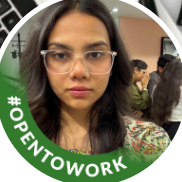
#> input picture web/muskan.png, 182 x 182 px; its folder holds only this picture in this run
$ python crop_v3.py
#> lines starting #> are read from the running program, lines starting #| are printed output that depends on the picture; after the words box and inside, x2 and y2 are one past the last pixel; in counts of white or black regions, pixels touching at a corner belong together
import cv2
import numpy as np
import glob
import os

def crop_profile(img_path):
#> called with img_path = 'web/muskan.png'
    print(f"Processing {img_path}")
    img = cv2.imread(img_path)
#> img is the input picture: shape (182, 182, 3); mean B, G, R 92.9, 118.2, 124.1
    if img is None: return

    # Convert to grayscale
    gray = cv2.cvtColor(img, cv2.COLOR_BGR2GRAY)
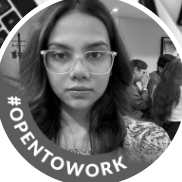
#> gray: shape (182, 182); min 0, max 255, mean 117.1

    # We know the circle has a white border. Let's threshold near-white pixels.
    # #FFFFFF is 255,255,255.
    _, thresh = cv2.threshold(gray, 245, 255, cv2.THRESH_BINARY)
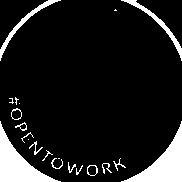
#> thresh: shape (182, 182); 11.3% white; 21 white regions (6 under 20 px)

    # Find contours
    contours, _ = cv2.findContours(thresh, cv2.RETR_TREE, cv2.CHAIN_APPROX_SIMPLE)
#> contours = 24 contours, 14 with area under 20; largest, box (x1, y1, x2, y2) and area: (121, 121, 182, 182) 1206, (0, 121, 61, 182) 1206, (121, 0, 182, 61) 287, (0, 0, 61, 61) 277, (11, 108, 22, 120) 88

    best_circle = None
    best_score = 0

    for cnt in contours:
        area = cv2.contourArea(cnt)
        if area > 5000: # We expect a large circle
            # Get bounding box
            x,y,w,h = cv2.boundingRect(cnt)
            # A circle's bounding box is square
            aspect_ratio = float(w)/h
            if 0.9 < aspect_ratio < 1.1:
                # Calculate extent
                rect_area = w*h
                extent = float(area)/rect_area
                # A perfect circle has extent pi/4 ~ 0.785
                if 0.65 < extent < 0.9:
                    if area > best_score:
                        best_score = area
                        # We found the white circle border!
                        # The inner profile pic is slightly smaller.
                        r = w // 2
                        cx = x + r
                        cy = y + r
                        best_circle = (cx, cy, r)
#> this loop made 24 passes
#> area on passes 1, 2, 13, 14, 15, 16, 17, 18, 23, 24: 87.5, 76, 42.5, 29.5, 1206, 1206, 88, 79, 287, 277
#> after the loop, best_score = 0

    if best_circle:
        cx, cy, r = best_circle
        # shrink radius by 5% to drop the white border entirely
        r_inner = int(r * 0.95)
        x1 = max(0, cx - r_inner)
        y1 = max(0, cy - r_inner)
        x2 = min(img.shape[1], cx + r_inner)
        y2 = min(img.shape[0], cy + r_inner)

        cropped = img[y1:y2, x1:x2]
        cv2.imwrite(img_path, cropped)
        print(f"-> Successfully cropped {img_path}: center ({cx},{cy}), radius {r_inner}")
    else:
        print(f"-> Failed to find circle in {img_path}")

files = glob.glob("web/*.png")
# Restore originals first
os.system("cp /home/pseudo/.gemini/antigravity-ide/brain/ee56ce8c-1d74-4f56-878f-7706fc5917aa/.user_uploaded/media_1790643126283.png web/khagesh.png")
os.system("cp /home/pseudo/.gemini/antigravity-ide/brain/ee56ce8c-1d74-4f56-878f-7706fc5917aa/.user_uploaded/media_1790643144576.png web/sudipto.png")
os.system("cp /home/pseudo/.gemini/antigravity-ide/brain/ee56ce8c-1d74-4f56-878f-7706fc5917aa/.user_uploaded/media_1790643156262.png web/ayush.png")
os.system("cp /home/pseudo/.gemini/antigravity-ide/brain/ee56ce8c-1d74-4f56-878f-7706fc5917aa/.user_uploaded/media_1790643168179.png web/shivanshu.png")
os.system("cp /home/pseudo/.gemini/antigravity-ide/brain/ee56ce8c-1d74-4f56-878f-7706fc5917aa/.user_uploaded/media_1790643206666.png web/satyam.png")

for f in files:
    if "oceanembed-logo" in f: continue
    crop_profile(f)

$ run again, on web/khagesh.png
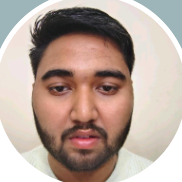
#> input picture web/khagesh.png, 182 x 182 px
#> in crop_profile, img is the input picture: shape (182, 182, 3); mean B, G, R 154.5, 164.5, 183.5
#> in crop_profile, `gray = cv2.cvtColor(img, cv2.COLOR_BGR2GRAY)`:
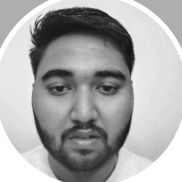
#> gray: shape (182, 182); min 19, max 255, mean 169
#> in crop_profile, `_, thresh = cv2.threshold(gray, 245, 255, cv2.THRESH_BINARY)`:
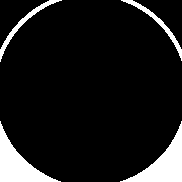
#> thresh: shape (182, 182); 10.2% white; 4 white regions
#> contours = 4 contours; box (x1, y1, x2, y2) and area: (120, 121, 182, 182) 1218, (0, 121, 61, 182) 1215, (0, 0, 62, 62) 301, (121, 0, 182, 61) 295
#> the loop in crop_profile, `for cnt in contours:` made 4 passes
#> area on passes 1 to 4: 1218, 1215, 295, 301
#> after the loop in crop_profile, `for cnt in contours:`: best_score = 0

$ run again, on web/sudipto.png
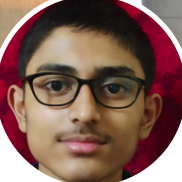
#> input picture web/sudipto.png, 182 x 182 px
#> in crop_profile, img is the input picture: shape (182, 182, 3); mean B, G, R 85.8, 94.9, 130.3
#> in crop_profile, `gray = cv2.cvtColor(img, cv2.COLOR_BGR2GRAY)`:
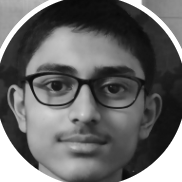
#> gray: shape (182, 182); min 9, max 255, mean 104.5
#> in crop_profile, `_, thresh = cv2.threshold(gray, 245, 255, cv2.THRESH_BINARY)`:
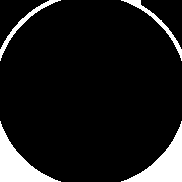
#> thresh: shape (182, 182); 10.1% white; 4 white regions
#> contours = 4 contours; box (x1, y1, x2, y2) and area: (121, 121, 182, 182) 1206, (0, 121, 61, 182) 1206, (121, 0, 182, 61) 290, (0, 0, 61, 61) 281
#> the loop in crop_profile, `for cnt in contours:` made 4 passes
#> area on passes 1 to 4: 1206, 1206, 290, 281
#> after the loop in crop_profile, `for cnt in contours:`: best_score = 0

$ run again, on web/shivanshu.png
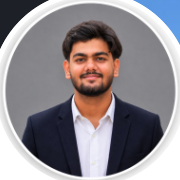
#> input picture web/shivanshu.png, 180 x 180 px
#> in crop_profile, img is the input picture: shape (180, 180, 3); mean B, G, R 141.8, 137, 142.5
#> in crop_profile, `_, thresh = cv2.threshold(gray, 245, 255, cv2.THRESH_BINARY)`:
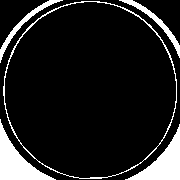
#> thresh: shape (180, 180); 12.1% white; 5 white regions
#> contours = 6 contours; box (x1, y1, x2, y2) and area: (3, 1, 177, 179) 24179, (4, 1, 177, 179) 23913, (0, 119, 56, 180) 1125, (125, 124, 180, 180) 1035, (119, 0, 180, 58) 330, (0, 0, 63, 63) 316
#> the loop in crop_profile, `for cnt in contours:` made 6 passes
#> (area, x, y, w, h, aspect_ratio, rect_area, extent) on pass 3: (24179, 3, 1, 174, 178, 0.978, 30972, 0.781)
#> after the loop in crop_profile, `for cnt in contours:`: best_score = 24179; cx = 90; cy = 88; r = 87
#> r_inner = 82
#> x1 = 8
#> y1 = 6
#> x2 = 172
#> y2 = 170
#> in crop_profile, `cropped = img[y1:y2, x1:x2]`:
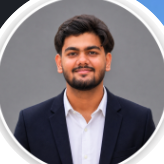
#> cropped: shape (164, 164, 3); mean B, G, R 127.7, 123.7, 131.5
#| -> Successfully cropped web/shivanshu.png: center (90,88), radius 82
